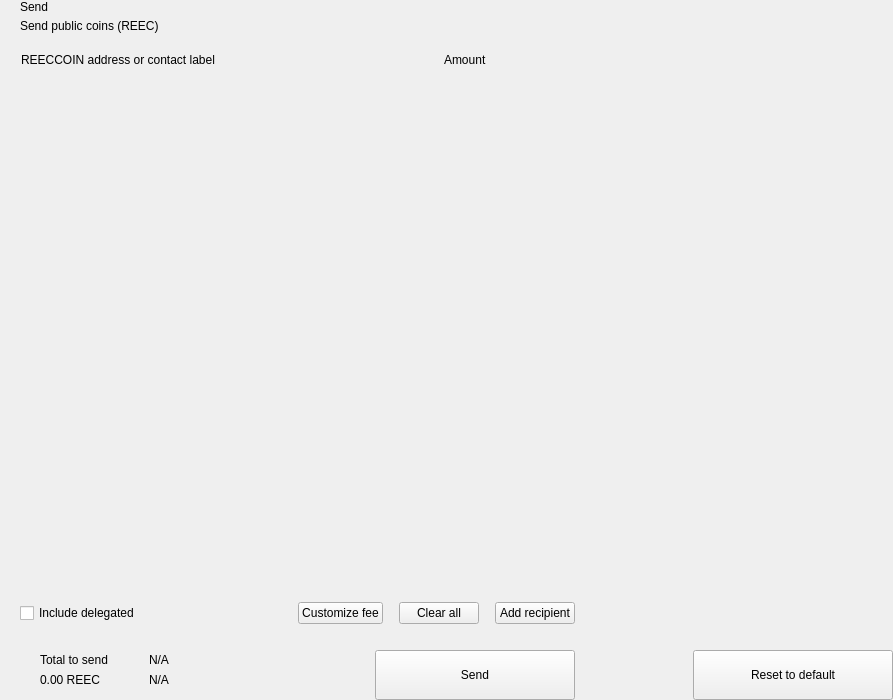
<?xml version="1.0" encoding="UTF-8"?>
<ui version="4.0">
 <class>send</class>
 <widget class="QWidget" name="send">
  <property name="geometry">
   <rect>
    <x>0</x>
    <y>0</y>
    <width>893</width>
    <height>700</height>
   </rect>
  </property>
  <property name="windowTitle">
   <string>Form</string>
  </property>
  <layout class="QHBoxLayout" name="horizontalLayout_2" stretch="2,1">
   <property name="spacing">
    <number>0</number>
   </property>
   <property name="leftMargin">
    <number>0</number>
   </property>
   <property name="topMargin">
    <number>0</number>
   </property>
   <property name="rightMargin">
    <number>0</number>
   </property>
   <property name="bottomMargin">
    <number>0</number>
   </property>
   <item>
    <widget class="QWidget" name="left" native="true">
     <layout class="QVBoxLayout" name="verticalLayout_3">
      <property name="spacing">
       <number>0</number>
      </property>
      <property name="leftMargin">
       <number>0</number>
      </property>
      <property name="topMargin">
       <number>0</number>
      </property>
      <property name="rightMargin">
       <number>0</number>
      </property>
      <property name="bottomMargin">
       <number>0</number>
      </property>
      <item>
       <layout class="QVBoxLayout" name="verticalLayout_22" stretch="0,0,0,1,0,0,0,0">
        <property name="spacing">
         <number>0</number>
        </property>
        <item>
         <layout class="QHBoxLayout" name="horizontalLayout_3">
          <property name="spacing">
           <number>0</number>
          </property>
          <property name="leftMargin">
           <number>20</number>
          </property>
          <property name="rightMargin">
           <number>20</number>
          </property>
          <item>
           <layout class="QVBoxLayout" name="verticalLayout">
            <property name="spacing">
             <number>5</number>
            </property>
            <item>
             <widget class="QLabel" name="labelTitle">
              <property name="text">
               <string>Send</string>
              </property>
              <property name="alignment">
               <set>Qt::AlignLeading|Qt::AlignLeft|Qt::AlignVCenter</set>
              </property>
             </widget>
            </item>
            <item>
             <widget class="QLabel" name="labelSubtitle1">
              <property name="text">
               <string>Send public coins (REEC)</string>
              </property>
             </widget>
            </item>
           </layout>
          </item>
          <item>
           <spacer name="horizontalSpacer">
            <property name="orientation">
             <enum>Qt::Horizontal</enum>
            </property>
            <property name="sizeHint" stdset="0">
             <size>
              <width>40</width>
              <height>20</height>
             </size>
            </property>
           </spacer>
          </item>
         </layout>
        </item>
        <item>
         <spacer name="verticalSpacer_2">
          <property name="orientation">
           <enum>Qt::Vertical</enum>
          </property>
          <property name="sizeType">
           <enum>QSizePolicy::Fixed</enum>
          </property>
          <property name="sizeHint" stdset="0">
           <size>
            <width>20</width>
            <height>20</height>
           </size>
          </property>
         </spacer>
        </item>
        <item>
         <layout class="QHBoxLayout" name="horizontalLayout" stretch="6,0,2">
          <property name="spacing">
           <number>0</number>
          </property>
          <property name="leftMargin">
           <number>10</number>
          </property>
          <property name="topMargin">
           <number>0</number>
          </property>
          <property name="rightMargin">
           <number>20</number>
          </property>
          <property name="bottomMargin">
           <number>0</number>
          </property>
          <item>
           <widget class="QLabel" name="labelSubtitleAddress">
            <property name="styleSheet">
             <string notr="true">margin-left:8px;</string>
            </property>
            <property name="text">
             <string>REECCOIN address or contact label</string>
            </property>
           </widget>
          </item>
          <item>
           <spacer name="horizontalSpacer_3">
            <property name="orientation">
             <enum>Qt::Horizontal</enum>
            </property>
            <property name="sizeType">
             <enum>QSizePolicy::Fixed</enum>
            </property>
            <property name="sizeHint" stdset="0">
             <size>
              <width>40</width>
              <height>1</height>
             </size>
            </property>
           </spacer>
          </item>
          <item>
           <widget class="QLabel" name="labelSubtitleAmount">
            <property name="text">
             <string>Amount</string>
            </property>
           </widget>
          </item>
         </layout>
        </item>
        <item>
         <widget class="QScrollArea" name="scrollArea">
          <property name="minimumSize">
           <size>
            <width>0</width>
            <height>350</height>
           </size>
          </property>
          <property name="styleSheet">
           <string notr="true">#scrollArea {
            background:transparent;
            margin-top:10px;
}</string>
          </property>
          <property name="horizontalScrollBarPolicy">
           <enum>Qt::ScrollBarAlwaysOff</enum>
          </property>
          <property name="sizeAdjustPolicy">
           <enum>QAbstractScrollArea::AdjustIgnored</enum>
          </property>
          <property name="widgetResizable">
           <bool>true</bool>
          </property>
          <property name="alignment">
           <set>Qt::AlignLeading|Qt::AlignLeft|Qt::AlignTop</set>
          </property>
          <widget class="QWidget" name="scrollAreaWidgetContents">
           <property name="geometry">
            <rect>
             <x>0</x>
             <y>0</y>
             <width>591</width>
             <height>16</height>
            </rect>
           </property>
           <property name="sizePolicy">
            <sizepolicy hsizetype="Preferred" vsizetype="Maximum">
             <horstretch>0</horstretch>
             <verstretch>0</verstretch>
            </sizepolicy>
           </property>
           <property name="autoFillBackground">
            <bool>false</bool>
           </property>
           <property name="styleSheet">
            <string notr="true">#scrollAreaWidgetContents {
             background:transparent;
             }</string>
           </property>
           <layout class="QVBoxLayout" name="verticalLayout_7">
            <property name="spacing">
             <number>0</number>
            </property>
            <property name="sizeConstraint">
             <enum>QLayout::SetDefaultConstraint</enum>
            </property>
            <property name="leftMargin">
             <number>0</number>
            </property>
            <property name="topMargin">
             <number>0</number>
            </property>
            <property name="rightMargin">
             <number>0</number>
            </property>
            <property name="bottomMargin">
             <number>0</number>
            </property>
           </layout>
          </widget>
         </widget>
        </item>
        <item>
         <spacer name="verticalSpacer_4">
          <property name="orientation">
           <enum>Qt::Vertical</enum>
          </property>
          <property name="sizeType">
           <enum>QSizePolicy::Fixed</enum>
          </property>
          <property name="sizeHint" stdset="0">
           <size>
            <width>20</width>
            <height>20</height>
           </size>
          </property>
         </spacer>
        </item>
        <item>
         <layout class="QHBoxLayout" name="horizontalLayout_20">
          <property name="spacing">
           <number>6</number>
          </property>
          <property name="leftMargin">
           <number>20</number>
          </property>
          <property name="rightMargin">
           <number>20</number>
          </property>
          <item>
           <widget class="QCheckBox" name="checkBoxDelegations">
            <property name="layoutDirection">
             <enum>Qt::LeftToRight</enum>
            </property>
            <property name="text">
             <string>Include delegated</string>
            </property>
           </widget>
          </item>
          <item>
           <spacer name="horizontalSpacer_4">
            <property name="orientation">
             <enum>Qt::Horizontal</enum>
            </property>
            <property name="sizeHint" stdset="0">
             <size>
              <width>10</width>
              <height>20</height>
             </size>
            </property>
           </spacer>
          </item>
          <item>
           <widget class="QPushButton" name="pushButtonFee">
            <property name="focusPolicy">
             <enum>Qt::NoFocus</enum>
            </property>
            <property name="text">
             <string>Customize fee</string>
            </property>
           </widget>
          </item>
          <item>
           <spacer name="horizontalSpacer_11">
            <property name="orientation">
             <enum>Qt::Horizontal</enum>
            </property>
            <property name="sizeType">
             <enum>QSizePolicy::Minimum</enum>
            </property>
            <property name="sizeHint" stdset="0">
             <size>
              <width>10</width>
              <height>20</height>
             </size>
            </property>
           </spacer>
          </item>
          <item>
           <widget class="QPushButton" name="pushButtonClear">
            <property name="focusPolicy">
             <enum>Qt::NoFocus</enum>
            </property>
            <property name="layoutDirection">
             <enum>Qt::RightToLeft</enum>
            </property>
            <property name="text">
             <string>Clear all</string>
            </property>
           </widget>
          </item>
          <item>
           <spacer name="horizontalSpacer_6">
            <property name="orientation">
             <enum>Qt::Horizontal</enum>
            </property>
            <property name="sizeType">
             <enum>QSizePolicy::Fixed</enum>
            </property>
            <property name="sizeHint" stdset="0">
             <size>
              <width>10</width>
              <height>20</height>
             </size>
            </property>
           </spacer>
          </item>
          <item>
           <widget class="QPushButton" name="pushButtonAddRecipient">
            <property name="focusPolicy">
             <enum>Qt::NoFocus</enum>
            </property>
            <property name="text">
             <string>Add recipient</string>
            </property>
           </widget>
          </item>
         </layout>
        </item>
        <item>
         <spacer name="verticalSpacer">
          <property name="orientation">
           <enum>Qt::Vertical</enum>
          </property>
          <property name="sizeType">
           <enum>QSizePolicy::Fixed</enum>
          </property>
          <property name="sizeHint" stdset="0">
           <size>
            <width>20</width>
            <height>16</height>
           </size>
          </property>
         </spacer>
        </item>
        <item>
         <layout class="QHBoxLayout" name="horizontalLayout_7">
          <property name="rightMargin">
           <number>20</number>
          </property>
          <item>
           <layout class="QHBoxLayout" name="horizontalLayout_10">
            <property name="spacing">
             <number>0</number>
            </property>
            <property name="leftMargin">
             <number>8</number>
            </property>
            <item>
             <widget class="QStackedWidget" name="stackedWidget">
              <property name="minimumSize">
               <size>
                <width>0</width>
                <height>60</height>
               </size>
              </property>
              <property name="maximumSize">
               <size>
                <width>16777215</width>
                <height>60</height>
               </size>
              </property>
              <widget class="QWidget" name="page1">
               <layout class="QVBoxLayout" name="verticalLayout_71" stretch="0">
                <property name="spacing">
                 <number>6</number>
                </property>
                <property name="leftMargin">
                 <number>12</number>
                </property>
                <property name="topMargin">
                 <number>0</number>
                </property>
                <property name="rightMargin">
                 <number>0</number>
                </property>
                <property name="bottomMargin">
                 <number>0</number>
                </property>
                <item>
                 <widget class="QWidget" name="coinWidget" native="true">
                  <property name="minimumSize">
                   <size>
                    <width>0</width>
                    <height>60</height>
                   </size>
                  </property>
                  <property name="maximumSize">
                   <size>
                    <width>16777215</width>
                    <height>60</height>
                   </size>
                  </property>
                  <layout class="QHBoxLayout" name="horizontalLayout_9">
                   <property name="spacing">
                    <number>0</number>
                   </property>
                   <property name="leftMargin">
                    <number>20</number>
                   </property>
                   <property name="topMargin">
                    <number>10</number>
                   </property>
                   <property name="rightMargin">
                    <number>20</number>
                   </property>
                   <property name="bottomMargin">
                    <number>10</number>
                   </property>
                   <item>
                    <layout class="QVBoxLayout" name="verticalSend">
                     <property name="spacing">
                      <number>0</number>
                     </property>
                     <item>
                      <widget class="QLabel" name="labelTitleTotalSend">
                       <property name="text">
                        <string>Total to send</string>
                       </property>
                      </widget>
                     </item>
                     <item>
                      <widget class="QLabel" name="labelAmountSend">
                       <property name="text">
                        <string notr="true">0.00 REEC</string>
                       </property>
                      </widget>
                     </item>
                    </layout>
                   </item>
                   <item>
                    <spacer name="horizontalSpacer_9">
                     <property name="orientation">
                      <enum>Qt::Horizontal</enum>
                     </property>
                     <property name="sizeType">
                      <enum>QSizePolicy::Fixed</enum>
                     </property>
                     <property name="sizeHint" stdset="0">
                      <size>
                       <width>20</width>
                       <height>20</height>
                      </size>
                     </property>
                    </spacer>
                   </item>
                   <item>
                    <widget class="QLabel" name="labelLine">
                     <property name="minimumSize">
                      <size>
                       <width>1</width>
                       <height>0</height>
                      </size>
                     </property>
                     <property name="maximumSize">
                      <size>
                       <width>1</width>
                       <height>16777215</height>
                      </size>
                     </property>
                     <property name="text">
                      <string/>
                     </property>
                    </widget>
                   </item>
                   <item>
                    <spacer name="horizontalSpacer_10">
                     <property name="orientation">
                      <enum>Qt::Horizontal</enum>
                     </property>
                     <property name="sizeType">
                      <enum>QSizePolicy::Fixed</enum>
                     </property>
                     <property name="sizeHint" stdset="0">
                      <size>
                       <width>20</width>
                       <height>20</height>
                      </size>
                     </property>
                    </spacer>
                   </item>
                   <item>
                    <layout class="QVBoxLayout" name="verticalRemaining">
                     <property name="spacing">
                      <number>0</number>
                     </property>
                     <item>
                      <widget class="QLabel" name="labelTitleTotalRemaining">
                       <property name="text">
                        <string notr="true">N/A</string>
                       </property>
                      </widget>
                     </item>
                     <item>
                      <widget class="QLabel" name="labelAmountRemaining">
                       <property name="text">
                        <string notr="true">N/A</string>
                       </property>
                      </widget>
                     </item>
                    </layout>
                   </item>
                  </layout>
                 </widget>
                </item>
               </layout>
              </widget>
              <widget class="QWidget" name="page_2"/>
             </widget>
            </item>
           </layout>
          </item>
          <item>
           <spacer name="horizontalSpacer_5">
            <property name="orientation">
             <enum>Qt::Horizontal</enum>
            </property>
            <property name="sizeType">
             <enum>QSizePolicy::Expanding</enum>
            </property>
            <property name="sizeHint" stdset="0">
             <size>
              <width>40</width>
              <height>20</height>
             </size>
            </property>
           </spacer>
          </item>
          <item alignment="Qt::AlignBottom">
           <widget class="QPushButton" name="pushButtonSave">
            <property name="minimumSize">
             <size>
              <width>200</width>
              <height>50</height>
             </size>
            </property>
            <property name="maximumSize">
             <size>
              <width>200</width>
              <height>50</height>
             </size>
            </property>
            <property name="focusPolicy">
             <enum>Qt::NoFocus</enum>
            </property>
            <property name="text">
             <string>Send</string>
            </property>
           </widget>
          </item>
         </layout>
        </item>
       </layout>
      </item>
     </layout>
    </widget>
   </item>
   <item>
    <widget class="QWidget" name="right" native="true">
     <layout class="QVBoxLayout" name="verticalLayout_5">
      <property name="leftMargin">
       <number>0</number>
      </property>
      <property name="topMargin">
       <number>0</number>
      </property>
      <property name="rightMargin">
       <number>0</number>
      </property>
      <property name="bottomMargin">
       <number>0</number>
      </property>
      <item>
       <layout class="QVBoxLayout" name="verticalLayout_4">
        <property name="spacing">
         <number>6</number>
        </property>
        <item>
         <widget class="OptionButton" name="btnCoinControl" native="true">
          <property name="minimumSize">
           <size>
            <width>0</width>
            <height>50</height>
           </size>
          </property>
         </widget>
        </item>
        <item>
         <widget class="OptionButton" name="btnChangeAddress" native="true">
          <property name="minimumSize">
           <size>
            <width>0</width>
            <height>50</height>
           </size>
          </property>
         </widget>
        </item>
        <item>
         <widget class="OptionButton" name="btnUri" native="true">
          <property name="minimumSize">
           <size>
            <width>0</width>
            <height>50</height>
           </size>
          </property>
         </widget>
        </item>
        <item>
         <spacer name="verticalSpacer_5">
          <property name="orientation">
           <enum>Qt::Vertical</enum>
          </property>
          <property name="sizeHint" stdset="0">
           <size>
            <width>20</width>
            <height>40</height>
           </size>
          </property>
         </spacer>
        </item>
        <item>
         <layout class="QHBoxLayout" name="horizontalLayout_8">
          <item>
           <spacer name="horizontalSpacer_7">
            <property name="orientation">
             <enum>Qt::Horizontal</enum>
            </property>
            <property name="sizeHint" stdset="0">
             <size>
              <width>40</width>
              <height>20</height>
             </size>
            </property>
           </spacer>
          </item>
          <item>
           <widget class="QPushButton" name="pushButtonReset">
            <property name="minimumSize">
             <size>
              <width>200</width>
              <height>50</height>
             </size>
            </property>
            <property name="maximumSize">
             <size>
              <width>200</width>
              <height>50</height>
             </size>
            </property>
            <property name="focusPolicy">
             <enum>Qt::NoFocus</enum>
            </property>
            <property name="text">
             <string>Reset to default</string>
            </property>
           </widget>
          </item>
         </layout>
        </item>
       </layout>
      </item>
     </layout>
    </widget>
   </item>
  </layout>
 </widget>
 <customwidgets>
  <customwidget>
   <class>OptionButton</class>
   <extends>QWidget</extends>
   <header>qt/reeccoin/optionbutton.h</header>
   <container>1</container>
  </customwidget>
 </customwidgets>
 <resources/>
 <connections/>
</ui>
